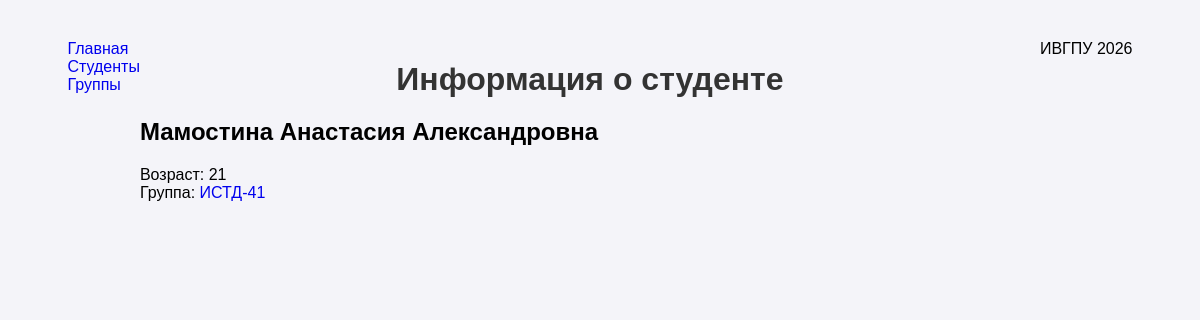
The app's page /students/detail?s_id=2 with its own data.
### students/models.py (models this page shows, shortened)
class Students(models.Model):
    first_name = models.CharField("Имя", max_length = 32)
    second_name = models.CharField("Фамилия", max_length = 32)
    middle_name = models.CharField("Отчество", max_length = 32)
    in_group = models.ForeignKey("Group", models.PROTECT, verbose_name= "Группа", default= None, null=True, related_name="students")
    age = models.IntegerField("Возраст")
    class Meta:
        verbose_name = "Студент"
        verbose_name_plural = "Студенты"

class Group(models.Model):
    title = models.CharField ("Название", max_length=10)
    course = models.IntegerField ('course', default=1)
    class Meta:
        verbose_name = "Группа"
        verbose_name_plural = "Группы"

### students/views.py (the view)
# urls.py: path('students/detail', get_student_info, name = 'stud_info')
def get_student_info(req):
    if "s_id" not in req.GET:
        return redirect('students_list')
    student = Students.objects.filter(pk=req.GET['s_id']).first()
    if student is None:
        return render(req, 'students/detail.html', context={}, status=404)
    return render(req, 'students/detail.html', context={'student': student})

### students/templates/students/detail.html (shortened to what this page needs)
﻿{% extends 'base.html' %}
{% block content %}
<div class="container">
    <h1>Информация о студенте</h1>
    {% if not student %}
        <h2>Такого студента нет</h2>
    {% else %}
        <h2>
            {{ student.second_name }}
            {{ student.first_name }}
            {{ student.middle_name }}
        </h2>
        <div>Возраст: {{ student.age }}</div>
        <div>
            <span>Группа:</span>
            {% if student.in_group %}
                <a href="{% url 'group_detail' %}?pk={{ student.in_group.pk }}">
                    {{ student.in_group.title }}
                </a>
            {% else %}
                Не назначена
            {% endif %}
        </div>
    {% endif %}
</div>
{% endblock %}

### students/static/styles/main.css (style rules this page uses)
body { font-family: Arial, sans-serif; background-color: #f4f4f9; display: flex; justify-content: center; padding: 40px 20px; margin: 0; }
.container { width: 100%; max-width: 900px; }
h1 { color: #333; text-align: center; margin-bottom: 20px; }
a { text-decoration: none; }

### records on screen
Students: second_name "Мамостина", first_name "Анастасия", middle_name "Александровна", age "21", in_group "ИСТД-41"
